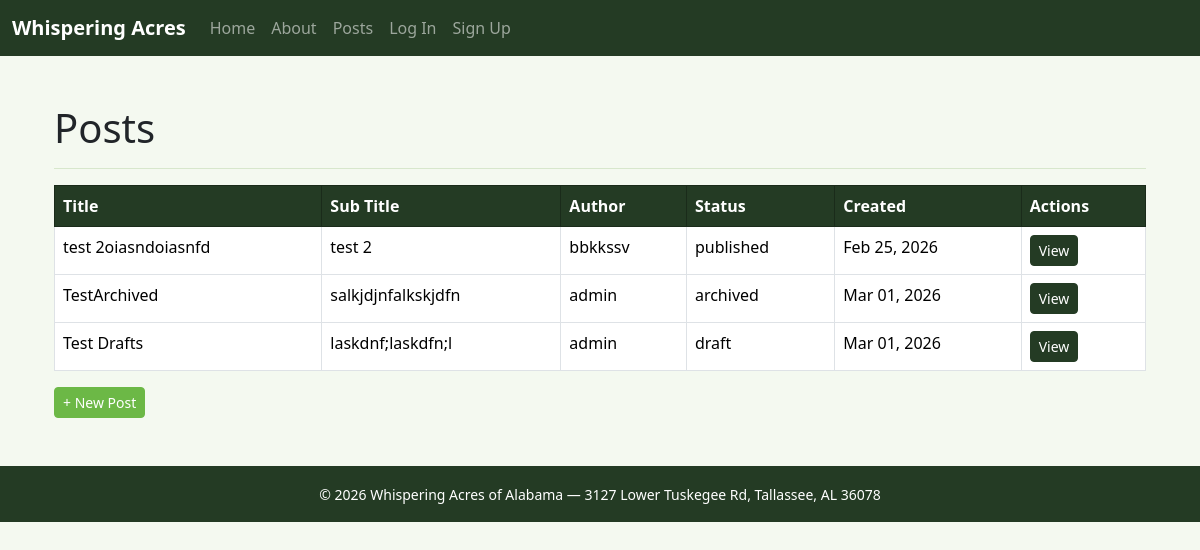
The app's page /posts/list/ with its own data.
### posts/models.py (models this page shows, shortened)
class Post(models.Model):
    title = models.CharField(max_length=128)
    sub_title = models.CharField(max_length=256)
    body = models.TextField()
    created_on = models.DateTimeField(auto_now_add=True)
    author = models.ForeignKey(User, on_delete=models.CASCADE)
    status = models.ForeignKey(Status, on_delete=models.DO_NOTHING)

class Status(models.Model):
    class Meta:
        verbose_name_plural = "Status"
    name = models.CharField(max_length=64)
    description = models.CharField(max_length=256, help_text= "Write a description of the status")

### posts/views.py (the view)
# urls.py: path('list/', PostListView.as_view(), name='posts'),
class PostListView(ListView):
    model = Post
    template_name = 'posts/list.html'
    context_object_name = 'posts'

### templates/posts/list.html (shortened to what this page needs)
{% extends 'base.html' %}
{% block content %}
<div class="container mt-4">
    <h1>Posts</h1>
    <hr>
    {% if posts %}
        <table class="table table-bordered table-hover">
            <thead class="table-primary">
                <tr>
                    <th>Title</th>
                    <th>Sub Title</th>
                    <th>Author</th>
                    <th>Status</th>
                    <th>Created</th>
                    <th>Actions</th>
                </tr>
            </thead>
            <tbody>
                {% for post in posts %}
                <tr>
                    <td>{{ post.title }}</td>
                    <td>{{ post.sub_title }}</td>
                    <td>{{ post.author }}</td>
                    <td>{{ post.status.name }}</td>
                    <td>{{ post.created_on|date:"M d, Y" }}</td>
                    <td>
                        <a href="{% url 'post_detail' post.pk %}" class="btn btn-primary btn-sm">View</a>
                    </td>
                </tr>
                {% endfor %}
            </tbody>
        </table>
    {% else %}
        <div class="alert alert-info">No posts yet. <a href="{% url 'post_new' %}">Create the first one!</a></div>
    {% endif %}
    <a href="{% url 'post_new' %}" class="btn btn-success btn-sm">+ New Post</a>
</div>
{% endblock %}

### static/css/site.css (style rules this page uses)
:root { --wa-dark: #243b24; --wa-dark-hover: #1a2b1a; --wa-green: #6cb846; --wa-green-hover: #5aa038; --wa-light: #f4f9f0; --wa-border: #c5ddb5; }
body { background-color: var(--wa-light); }
.btn-success { background-color: var(--wa-green) !important; border-color: var(--wa-green) !important; color: #fff !important; }
.btn-primary { background-color: var(--wa-dark) !important; border-color: var(--wa-dark) !important; color: #fff !important; }
.table-primary { --bs-table-bg: var(--wa-dark); --bs-table-color: #fff; --bs-table-border-color: var(--wa-dark-hover); }
.table-primary th { color: #fff !important; }
hr { border-color: var(--wa-border); opacity: 0.6; }

### records on screen
Post: title "test 2oiasndoiasnfd", sub_title "test 2", author "bbkkssv", status.name "published", created_on "Feb 25, 2026"
Post: title "TestArchived", sub_title "salkjdjnfalkskjdfn", author "admin", status.name "archived", created_on "Mar 01, 2026"
Post: title "Test Drafts", sub_title "laskdnf;laskdfn;l", author "admin", status.name "draft", created_on "Mar 01, 2026"
